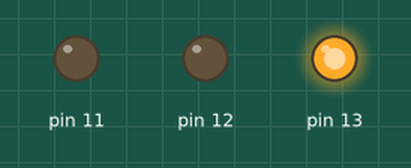
The sketch below on a simulated Arduino Uno, built with avr-gcc and run on an emulated ATmega328P. Parts: output pins drawn as LEDs (lit = HIGH).

Above: at 3.5 s.
At 8.0 s:
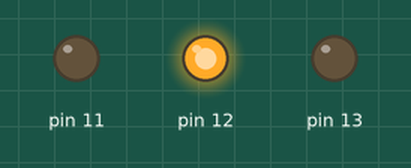
At 11.5 s:
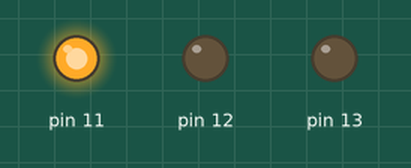
Timing chart, 0 to 18.2 s (numbered marks = the images above):
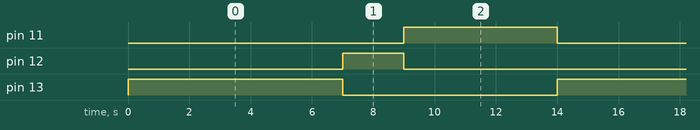

Measured:
- by itself, pin 11: alternates HIGH for 5.0 s and LOW for 9.0 s
- by itself, pin 12: alternates HIGH for 2.0 s and LOW for 12.0 s
- by itself, pin 13: alternates HIGH for 7.0 s and LOW for 7.0 s

The sketch:

semaforo.ino
```cpp
int brightness = 0;

int contador = 0;

void setup()
{
  pinMode(11, OUTPUT);
  pinMode(12, OUTPUT);
  pinMode(13, OUTPUT);
}

void loop()
{
  digitalWrite(11, LOW);
  digitalWrite(12, LOW);
  digitalWrite(13, LOW);
  contador = 0;
  while (contador >= 0) {
    digitalWrite(13, HIGH);
    delay(7000); // Wait for 7000 millisecond(s)
    digitalWrite(13, LOW);
    digitalWrite(12, HIGH);
    delay(2000); // Wait for 2000 millisecond(s)
    digitalWrite(12, LOW);
    digitalWrite(11, HIGH);
    delay(5000); // Wait for 5000 millisecond(s)
    digitalWrite(11, LOW);
  }
}
```
